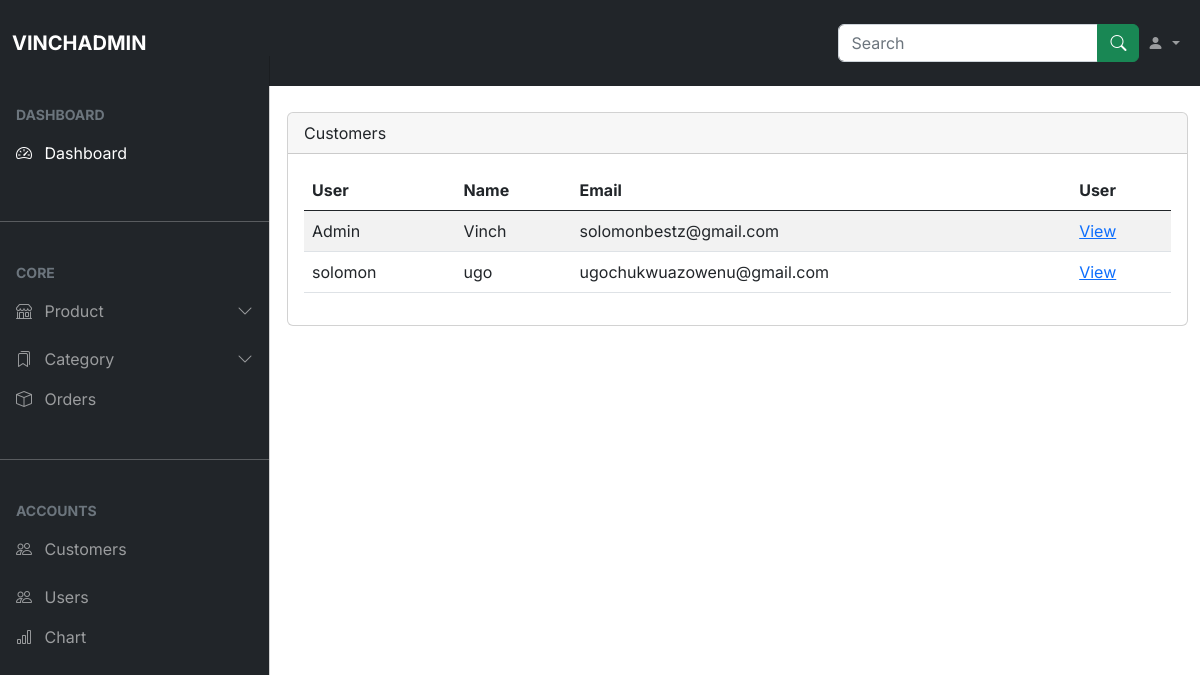
Page /customers/ (signed in) on the earlier database version.
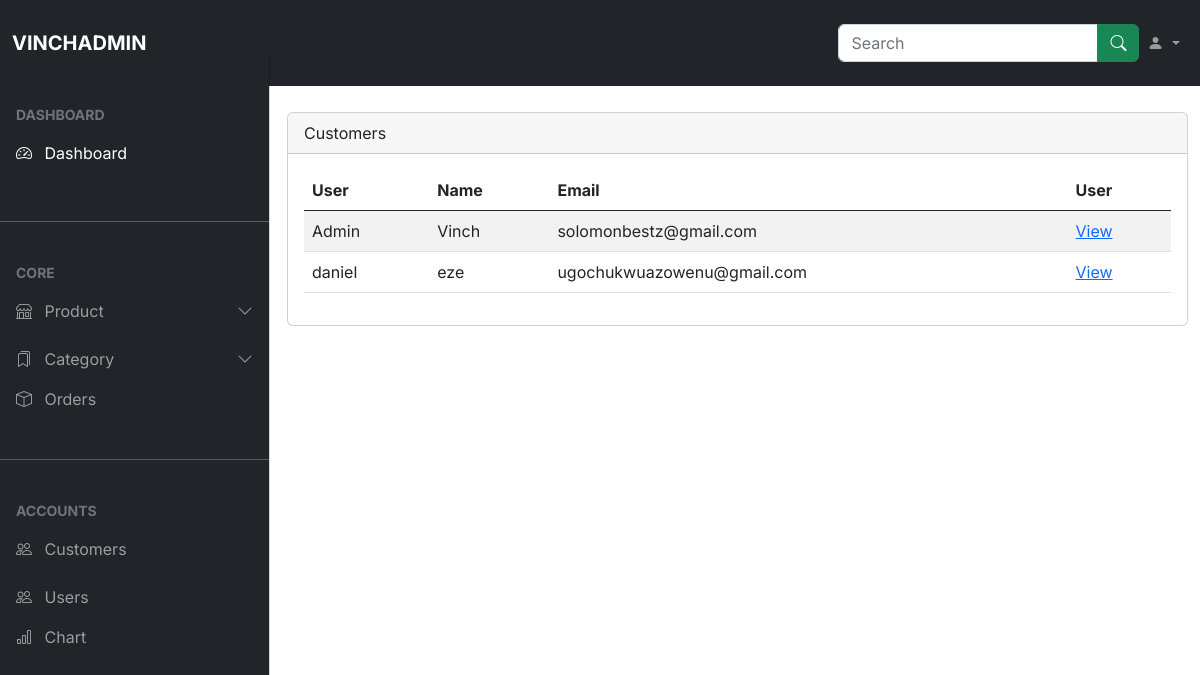
Same page on the later database version.
### store/models.py (models this page shows, shortened)
class Customer(models.Model):
    user = models.OneToOneField(NewUser, on_delete=models.CASCADE)
    name = models.CharField(max_length=200, null=True)
    email = models.CharField(max_length=200, null=True)

### account/models.py (models this page shows)
class NewUser(AbstractBaseUser, PermissionsMixin):
    STATUS = (
        ('M', 'M'),
        ('F', 'F'),
    )
    email = models.EmailField(_("Email Adress"), unique=True)
    first_name = models.CharField(max_length=150)
    last_name = models.CharField(max_length=150)
    middle_name = models.CharField(max_length=150)
    gender = models.CharField(max_length=10, choices=STATUS, null=True)
    phone_number = models.CharField(max_length=17, blank=True, null=True)
    joined_date = models.DateTimeField(default=timezone.now)
    is_staff = models.BooleanField(default = False)
    is_active = models.BooleanField(default=False)
    objects = CustomAccountManager()
    USERNAME_FIELD = "email"
    REQUIRED_FIELDS = ['first_name', 'last_name', 'middle_name', 'gender', 'phone_number']
    def __str__(self):
        return self.last_name

### vinchadmin/views.py (the view)
# urls.py: path('customers/', views.customers, name="customers"),
def customers(request):
    if request.user.is_authenticated:
        c = Customer.objects.all()
        customer = Paginator(c, 10)
        page_num = request.GET.get('page', 1)
        try:
            customer = customer.page(page_num)
        except EmptyPage:
            customer = customer.page(1)
    else:
        return redirect('authentication')
    return render(request, 'admindashboard/customers.html', {'customers': customer})

### account/context_processors.py (called while the page is built)
def users(request):
    if request.user.is_authenticated:
        username = NewUser.objects.get(last_name=request.user)
        last_name = username.last_name
    else:
        last_name = "Account"
        pass
    return {'last_name': last_name}

### store/context_processors.py (called while the page is built, shortened)
def total_cart_items(request):
    if request.user.is_authenticated:
        customer = request.user.customer
        order, created = Order.objects.get_or_create(customer=customer, complete=False)
        items = order.orderitem_set.all()
        if order:
            orderitems = OrderItem.objects.filter(order=order)
            qty = sum([item.quantity for item in orderitems])
            cart_total = sum([item.get_total for item in orderitems])
        else:
            qty = 0
            cart_total = 0
    return {'qty': qty, 'cart_total': cart_total, 'items': items}

### templates/admindashboard/customers.html (shortened to what this page needs)
{% extends 'admindashboard/home.html' %}
{% load static %}
{% block content %}
<div class="container-fluid my-5">
    <div class="row">
        <div class="col-md-12">
            <div class="card">
                <div class="card-header">
                    Customers
                </div>
                <div class="card-body">
                    <div class="table-responsive">
                        <table class="table table-striped">
                            <thead>
                                <tr>
                                    <th>User</th>
                                    <th>Name</th>
                                    <th>Email</th>
                                    <th>User</th>
                                </tr>
                            </thead>
                            <tbody>
                                {% for user in  customers%}
                                    <tr>
                                        <td>{{user.user}}</td>
                                        <td>{{user.name}}</td>
                                        <td>{{user.email}}</td>
                                        <td><a href="{% url 'view_customer' user.id %}">View</a></td>
                                    </tr>
                                {% endfor %}
                            </tbody>
                        </table>
                    </div>
                </div>
            </div>
        </div>
    </div>
</div>
{% endblock content%}

Differences in the rows shown:
removed Customer: user "solomon", name "ugo", email "ugochukwuazowenu@gmail.com"
added Customer: user "daniel", name "eze", email "ugochukwuazowenu@gmail.com"
